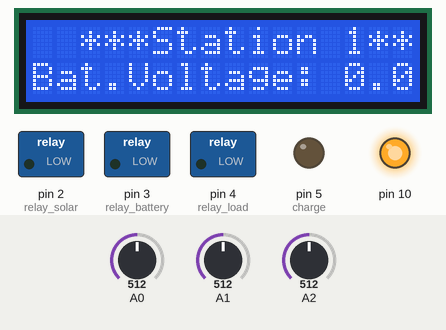
A sketch run on a simulated Arduino Uno, built with avr-gcc and run on an emulated ATmega328P. Shown: 16×2 character LCD, switched loads named in the sketch (green lamp = pin HIGH), output pins drawn as LEDs (lit = HIGH). The inputs (shaded band) are chosen by the test bench; at power-on: A1 = 512, A0 = 512, A2 = 512. Random numbers use the default seed unless the sketch sets one; no radio packets arrive unless stated.

Above: at 1.6 s.
1.7 s: A1 set to 376
At 4.5 s:
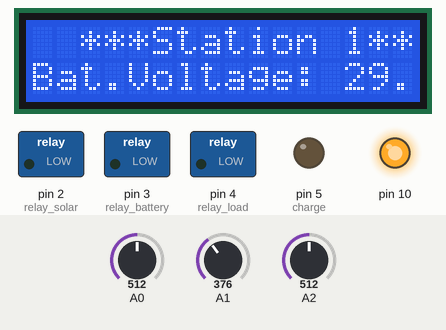
4.7 s: A1 set to 349
At 7.5 s:
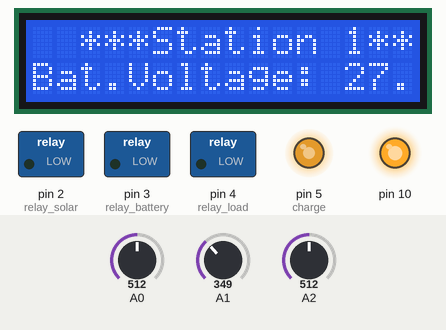
7.7 s: A0 set to 306
9.6 s: A1 set to 306
At 12.4 s:
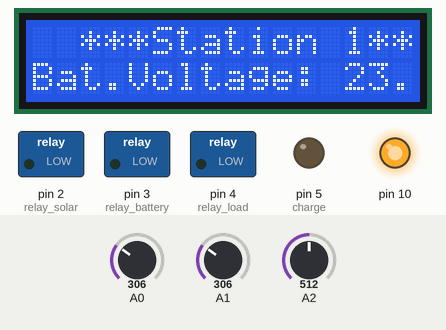
Timing chart, 0 to 13.6 s (numbered marks = the images above; inputs shaded):
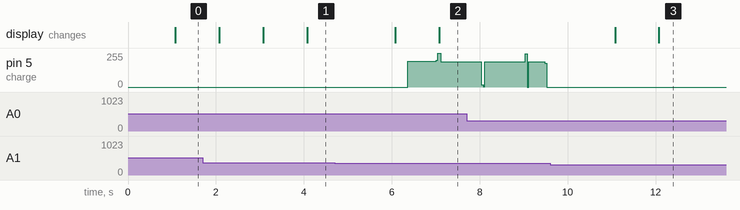

Measured:
- the behaviour switches between 359 and 358 on A1 (found by bisection; images 1 and 2)
- after the input at 4.7 s, pin 5 (charge): 0/255 → 192/255 after 1.7 s, → 255/255 0.64 s later, → 191/255 0.11 s later; the display: first changes after 1.4 s (image 2 shows a later state)
- after the input at 9.6 s, the display: first changes after 1.5 s (image 3 shows a later state)

The sketch:

nRF24L01_-_Station1.ino
```cpp
#include <Wire.h>
#include <LCD.h>
#include <LiquidCrystal_I2C.h>
#include <SPI.h>
#include <RF24.h>
#include <RF24Network.h>
//#define I2C_ADDR 0x3F // Define I2C Address for controller
#define I2C_ADDR 0x27
#define En_pin 2
#define Rw_pin 1
#define Rs_pin 0
#define D4_pin 4
#define D5_pin 5
#define D6_pin 6
#define D7_pin 7
#define BACKLIGHT 3

double reading_spvol = 0;
double reading_batvol = 0;
double reading_spcur = 0;
double initial_spvol = 0;
double initial_batvol = 0;
double initial_spcur = 0;
int samples = 0;
int charge = 5;
double SPVol;
double BatVol;
double SPCur;
int relay_solar = 2;
int relay_battery = 3;
int relay_load = 4;
unsigned long lastMillis = 0;
unsigned long lastMillis1 = 0;
unsigned long lastMillis2 = 0;
const long interval = 1000;
const long interval1 = 1000;
const long interval2 = 50;

unsigned long lastMicros_ON = 0;
const long intervalMicros_ON = 500;

unsigned long lastMicros_OFF = 0;
const long intervalMicros_OFF = 150;

boolean toggle = false;

const uint16_t station_1 = 0111;
const uint16_t controller = 02;


LiquidCrystal_I2C lcd(I2C_ADDR,En_pin,Rw_pin,Rs_pin,D4_pin,D5_pin,D6_pin,D7_pin);

RF24 radio (7, 8);                           // CE to 7 and CSN to 8
RF24Network network(radio);


struct payload_1 {
  double spv1;
  double btv1;
  double spc1;
  double timer;
};
payload_1 data1;


struct payload_3 {
  int Rs1;
  int Rb1;
  int Rl1;
};
payload_3 control1;


void setup()
{
//  Serial.begin(9600);
  SPI.begin();
  radio.begin();
  network.begin(/*channel*/ 90, /*node address*/ station_1);
  pinMode(relay_solar, OUTPUT);
  pinMode(relay_battery, OUTPUT);
  pinMode(relay_load, OUTPUT);
  pinMode(charge, OUTPUT);
  lcd.begin (16,2);
  lcd.setBacklightPin(BACKLIGHT,POSITIVE);
  lcd.setBacklight(HIGH);
  digitalWrite(charge,HIGH);
}


void Timer(){
  data1.timer = random(0, 99);
}


void Charge_ON(){
  if (toggle){
    digitalWrite(charge, HIGH);
    if (micros() - lastMicros_ON >= intervalMicros_ON){
      lastMicros_ON = micros();
      toggle = false;
    }
  }
  if (!toggle){
    digitalWrite(charge, LOW);
    if (micros() - lastMicros_OFF >= intervalMicros_OFF){
      lastMicros_OFF = micros();
      toggle = true;
    }
  }
}


void Charge_OFF(){
  digitalWrite(charge, LOW);
}


void RelayControl(){
  if (control1.Rs1 == 1){
    digitalWrite( relay_solar, HIGH );
  }
  if (control1.Rs1 == 2){
    digitalWrite( relay_solar, LOW );
  }
  if (control1.Rb1 == 1){
    digitalWrite( relay_battery, HIGH );
  }
  if (control1.Rb1 == 2){
    digitalWrite( relay_battery, LOW );
  }
  if (control1.Rl1 == 1){
    digitalWrite( relay_load, HIGH );
  }
  if (control1.Rl1 == 2){
    digitalWrite( relay_load, LOW );
  }
}


void RFreceive()
{
  while (network.available()){
    RF24NetworkHeader header;
    network.peek(header);
    if(header.type == 'T'){
      network.read(header,&control1,sizeof(control1));
    }
  }
}


void RFsend()
{
  readInput();

  if (millis() - lastMillis >= interval) {
    lastMillis = millis();
    Timer();
    RF24NetworkHeader header(controller, 'T');
    boolean sent = network.write(header,&data1,sizeof(data1));
//    if (sent){
//      Serial.println("ok");
//    }
//    else{
//      Serial.println("failed");
//    }
  }
}


void LcdReading()
{
  if (millis() - lastMillis1 >= interval1) {
    lastMillis1 = millis();
    lcd.clear();
    lcd.home();
    lcd.setCursor(2,0);
    lcd.print("***Station 1***");
    lcd.setCursor(0,1);
    lcd.print("Sol.Voltage: ");
    lcd.setCursor(13,1);
    lcd.print(data1.spv1);
    lcd.setCursor(0,2);
    lcd.print("Sol.Current: ");
    lcd.setCursor(13,2);
    lcd.print(data1.spc1);
    lcd.setCursor(0,3);
    lcd.print("Bat.Voltage: ");
    lcd.setCursor(13,3);
    lcd.print(data1.btv1);

  }
}


void ChargeCont()
{
  if (SPVol > BatVol){
    if (BatVol <= 28.0){
      Charge_ON();
    }
    if (BatVol > 28.0){
      Charge_OFF();
    }
  }
  if (BatVol >= SPVol){
      Charge_OFF();
  }
}


void readInput() {
  //change this to time interval alterations
  //optimize the sensor reading by averaging voltage and soldering capacitor on filter pins
  if (millis() - lastMillis2 >= interval2){
    lastMillis2 = millis();

    reading_spvol = ((analogRead(A0)/1023.0)*80.00);
    reading_batvol = ((analogRead(A1)/1023.0)*80.00);
    reading_spcur = (((507 - analogRead(A2))/1023.0)*50.0);

    initial_spvol += reading_spvol;
    initial_batvol += reading_batvol;
    initial_spcur += reading_spcur;
    samples++;

    if (samples >=20){
      data1.spv1 = (initial_spvol/20);
      data1.btv1 = (initial_batvol/20);
      if ((initial_spcur/20) < 0){
        data1.spc1 = 0;
      }
      if ((initial_spcur/20) >= 0){
        data1.spc1 = (initial_spcur/20);
      }

      SPVol = data1.spv1;
      BatVol = data1.btv1;
      SPCur = data1.spc1;

      samples = 0;
      initial_spvol = 0;
      initial_batvol = 0;
      initial_spcur = 0;
    }
  }

}


//void readInput1() {
//  data1.spv1 = random(10, 39);
//  data1.btv1 = random(20, 28);
//  data1.spc1 = random(1, 10);
//
//  SPVol = data1.spv1;
//  BatVol = data1.btv1;
//  SPCur = data1.spc1;
//}


void loop()
{
  network.update();
  RFreceive();
  RFsend();
  LcdReading();
  RelayControl();
  ChargeCont();
}
```
